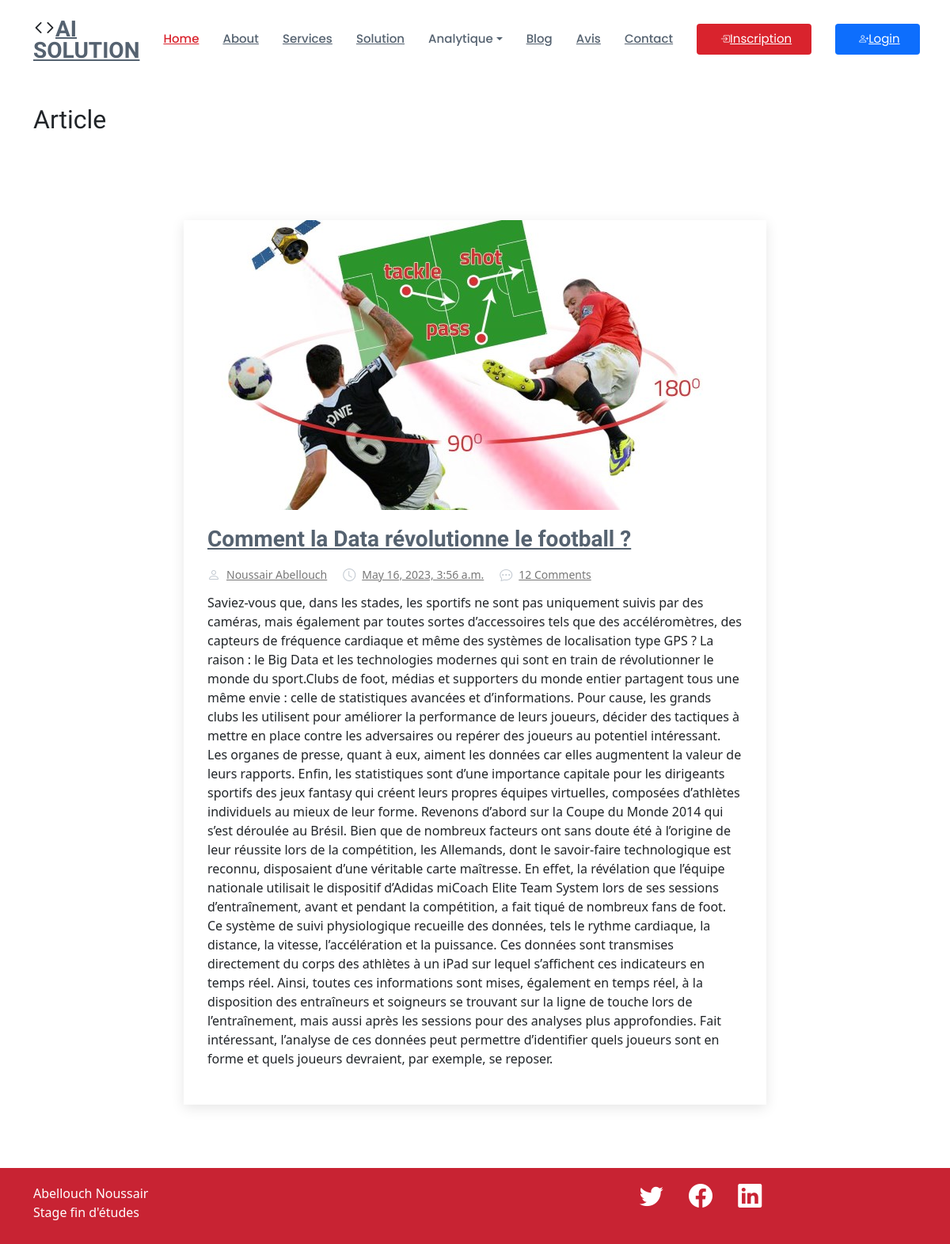
The app's page /article/1/ with its own data.
### myapp/models.py (models this page shows, shortened)
class Article(models.Model):
    x =[
        ('General','General'),
        ('Developement','Developement'),
        ('Ai','Ai')
    ]
    titre = models.CharField(max_length=255)
    subtitre = models.CharField(max_length=255)
    author = models.CharField(max_length=255)
    content = models.TextField()
    image = models.ImageField(upload_to='photos/%y/%m/%d')
    category = models.CharField(max_length=255,null=True,blank=True,choices=x)
    slug = models.SlugField(unique=True,null=True,blank=True)
    date_creation = models.DateTimeField(default=datetime.now)

### myapp/views.py (the view)
# urls.py: path('article/<slug:slug>/', views.ArticleDetailView.as_view(), name='article'),
class ArticleDetailView(DetailView):
    model = Article
    template_name = "blog/article.html"
    context_object_name = "article"
    slug_url_kwarg = 'slug'

### templates/blog/article.html
{% extends 'base.html' %}
{% load static %}
{% block content %}
<main id="main">
    <br><br><br>
    <section id="breadcrumbs" class="breadcrumbs">
        <div class="container">
            <div class="d-flex justify-content-between align-items-center">
                <h2>Article</h2>
            </div>
        </div>
    </section>
</main>
<section id="blog" class="blog">
    <div class="container">
        <div class="row justify-content-center">
            <div class="col-lg-8 entries">
                <article class="entry">
                    <div class="entry-img">
                      <img src="{{article.image.url}}" alt="" class="img-fluid">
                    </div>
                    <h2 class="entry-title" style="margin-top: 10px;">
                      <a href="blog-single.html">{{article.titre}}</a>
                    </h2>
                    <div class="entry-meta">
                      <ul>
                        <li class="d-flex align-items-center"><i class="bi bi-person"></i> <a href="blog-single.html">{{article.author}}</a></li>
                        <li class="d-flex align-items-center"><i class="bi bi-clock"></i> <a href="blog-single.html"><time datetime="2020-01-01">{{article.date_creation}}</time></a></li>
                        <li class="d-flex align-items-center"><i class="bi bi-chat-dots"></i> <a href="blog-single.html">12 Comments</a></li>
                      </ul>
                    </div>
                    <div class="entry-content">
                      <p>
                        {{article.content}}
                      </p>
                    </div>
                  </article>
            </div>
        </div>
    </div>
</section>
{% endblock content %}

### myproject/static/css/style.css (style rules this page uses)
a { text-decoration: none; color: #d9232d; }
h1, h2, h3, h4, h5, h6 { font-family: "Raleway", sans-serif; }
section { padding: 60px 0; overflow: hidden; }
.blog { padding: 40px 0 20px 0; }
.blog .entry { padding: 30px; margin-bottom: 60px; box-shadow: 0 4px 16px rgba(0, 0, 0, 0.1); }
.blog .entry .entry-img { max-height: 440px; margin: -30px -30px 20px -30px; overflow: hidden; }
.blog .entry .entry-title { font-size: 28px; font-weight: bold; padding: 0; margin: 0 0 20px 0; }
.blog .entry .entry-title a { color: #556270; transition: 0.3s; }
.blog .entry .entry-meta { margin-bottom: 15px; color: #c1c8d0; }
.blog .entry .entry-meta ul { display: flex; flex-wrap: wrap; list-style: none; align-items: center; padding: 0; margin: 0; }
.blog .entry .entry-meta ul li+li { padding-left: 20px; }
.blog .entry .entry-meta i { font-size: 16px; margin-right: 8px; line-height: 0; }
.blog .entry .entry-meta a { color: #777777; font-size: 14px; display: inline-block; line-height: 1; }
.blog .entry .entry-content p { line-height: 24px; }

### records on screen
Article: image (picture), titre "Comment la Data révolutionne le football ?", author "Noussair Abellouch", date_creation "May 16, 2023, 3:56 a.m.", content "Saviez-vous que, dans les stades, les sportifs ne sont pas uniquement suivis par des caméras, mais également par toutes sortes d’accessoires tels que des accéléromètres, des capteurs de fréquence cardiaque et même des systèmes de localisation type GPS ? La raison : le Big Data et les technologies modernes qui sont en train de révolutionner le monde du sport.Clubs de foot, médias et supporters du monde entier partagent tous une même envie : celle de statistiques avancées et d’informations. Pour cause, les grands clubs les utilisent pour améliorer la performance de leurs joueurs, décider des tactiques à mettre en place contre les adversaires ou repérer des joueurs au potentiel intéressant.…"
